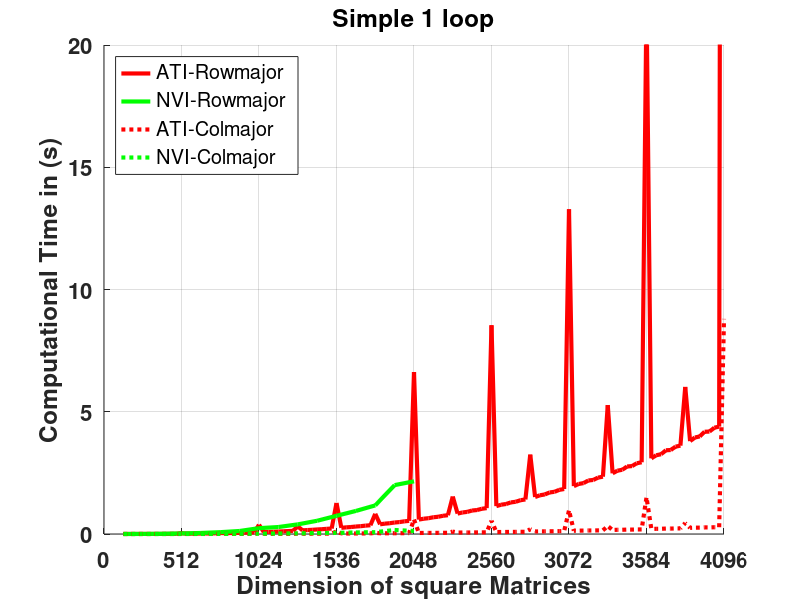
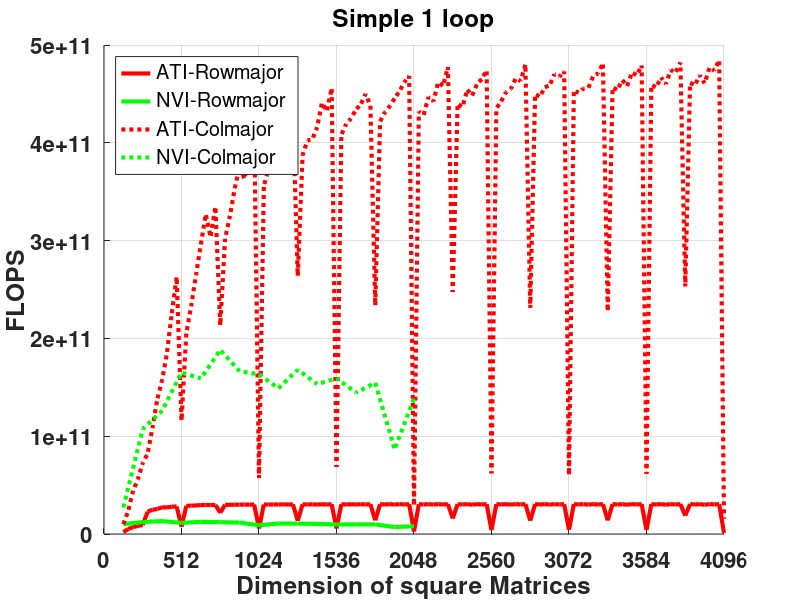
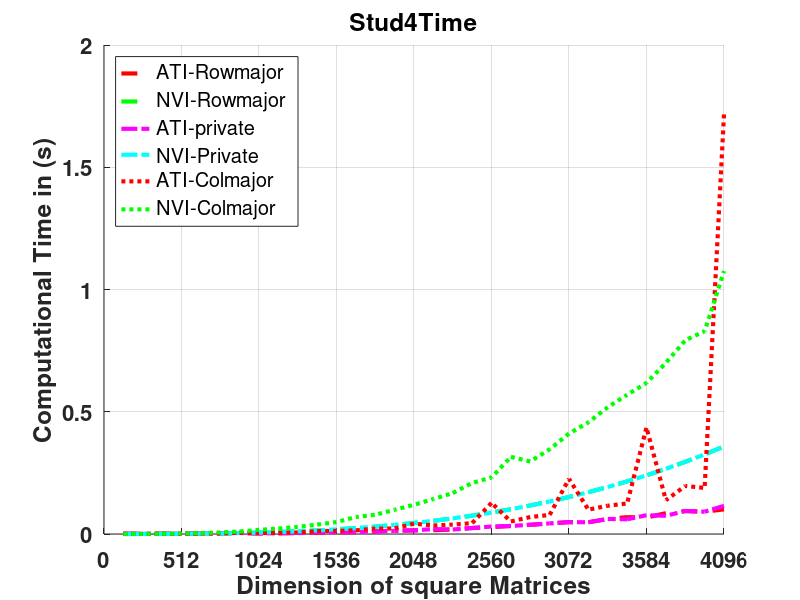
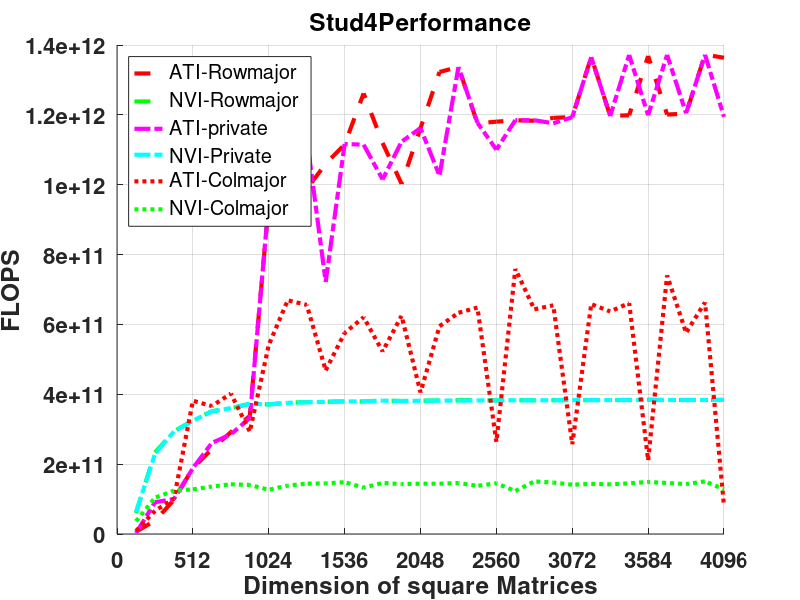

Source code (MATLAB) for these figures, in order:
x = 128:128:4096; %anfangswert, schrittweite, endwert
xsmall = 128 : 128 : 2048;
xalot = 128 : 32 : 4096;


%%%%%% NVIDIA Results	

NVIstud4_RMBlockUnrolled_float_B32x2_n = [2.09715e+06,1.67772e+07,5.66231e+07,1.34218e+08,2.62144e+08,4.52985e+08,7.19323e+08,1.07374e+09,1.52882e+09,2.09715e+09,2.79131e+09,3.62388e+09,4.60744e+09,5.75459e+09,7.07789e+09,8.58993e+09,1.03033e+10,1.22306e+10,1.43844e+10,1.67772e+10,1.94217e+10,2.23305e+10,2.5516e+10,2.8991e+10,3.2768e+10,3.68595e+10,4.12782e+10,4.60367e+10,5.11474e+10,5.66231e+10,6.24763e+10,6.87195e+10];
NVIstud4_RMBlockUnrolled_float_B32x2_o = [4.17792e+06,3.34889e+07,1.13099e+08,2.68173e+08,5.23878e+08,9.0538e+08,1.43784e+09,2.14644e+09,3.05632e+09,4.19267e+09,5.58064e+09,7.2454e+09,9.21212e+09,1.1506e+10,1.41521e+10,1.71757e+10,2.06019e+10,2.44559e+10,2.87628e+10,3.35479e+10,3.88362e+10,4.4653e+10,5.10234e+10,5.79726e+10,6.55258e+10,7.3708e+10,8.25445e+10,9.20605e+10,1.02281e+11,1.13231e+11,1.24937e+11,1.37422e+11];
NVIstud4_RMBlockUnrolled_float_B32x2_t = [6.95e-05,0.0001435,0.0003849,0.0008254,0.0014903,0.0025152,0.0038567,0.0057873,0.0081324,0.0111031,0.0147407,0.0190849,0.0242757,0.0301238,0.0371731,0.0450139,0.0538992,0.0638488,0.0750117,0.0877034,0.101376,0.116652,0.133159,0.15126,0.170874,0.192216,0.214926,0.239404,0.266653,0.2951,0.325535,0.357931];
NVIstud4_RMBlockUnrolled_float_B32x2_p = [6.0114e+10,2.33372e+11,2.93839e+11,3.24901e+11,3.51525e+11,3.59963e+11,3.72817e+11,3.70887e+11,3.7582e+11,3.77612e+11,3.78587e+11,3.7964e+11,3.79479e+11,3.81956e+11,3.80708e+11,3.81564e+11,3.8223e+11,3.83028e+11,3.83444e+11,3.82515e+11,3.8309e+11,3.82788e+11,3.83177e+11,3.83265e+11,3.83473e+11,3.83465e+11,3.8406e+11,3.84541e+11,3.83574e+11,3.83705e+11,3.83789e+11,3.83935e+11];
     
NVIstud4_RMunrolledBsregister_float_B32x2_n = [2.09715e+06,1.67772e+07,5.66231e+07,1.34218e+08,2.62144e+08,4.52985e+08,7.19323e+08,1.07374e+09,1.52882e+09,2.09715e+09,2.79131e+09,3.62388e+09,4.60744e+09,5.75459e+09,7.07789e+09,8.58993e+09,1.03033e+10,1.22306e+10,1.43844e+10,1.67772e+10,1.94217e+10,2.23305e+10,2.5516e+10,2.8991e+10,3.2768e+10,3.68595e+10,4.12782e+10,4.60367e+10,5.11474e+10,5.66231e+10,6.24763e+10,6.87195e+10];
NVIstud4_RMunrolledBsregister_float_B32x2_o = [4.17792e+06,3.34889e+07,1.13099e+08,2.68173e+08,5.23878e+08,9.0538e+08,1.43784e+09,2.14644e+09,3.05632e+09,4.19267e+09,5.58064e+09,7.2454e+09,9.21212e+09,1.1506e+10,1.41521e+10,1.71757e+10,2.06019e+10,2.44559e+10,2.87628e+10,3.35479e+10,3.88362e+10,4.4653e+10,5.10234e+10,5.79726e+10,6.55258e+10,7.3708e+10,8.25445e+10,9.20605e+10,1.02281e+11,1.13231e+11,1.24937e+11,1.37422e+11];
NVIstud4_RMunrolledBsregister_float_B32x2_t = [6.67e-05,0.0001463,0.0003856,0.0008268,0.0014916,0.0025125,0.0038547,0.0057873,0.0081373,0.0111096,0.0147479,0.0190814,0.0242744,0.0301303,0.0371681,0.0450202,0.053927,0.0640156,0.0751958,0.0876999,0.101373,0.11666,0.133166,0.151264,0.170874,0.192212,0.215318,0.239771,0.266663,0.295099,0.32555,0.35793];
NVIstud4_RMunrolledBsregister_float_B32x2_p = [6.26375e+10,2.28906e+11,2.93306e+11,3.24351e+11,3.51219e+11,3.6035e+11,3.7301e+11,3.70887e+11,3.75594e+11,3.77391e+11,3.78402e+11,3.7971e+11,3.79499e+11,3.81873e+11,3.80759e+11,3.8151e+11,3.82033e+11,3.8203e+11,3.82506e+11,3.8253e+11,3.83101e+11,3.82762e+11,3.83157e+11,3.83254e+11,3.83473e+11,3.83473e+11,3.83361e+11,3.83952e+11,3.83559e+11,3.83707e+11,3.83771e+11,3.83936e+11];
     
NVIstud4_CMunrolled_float_B32x2_n = [2.09715e+06,1.67772e+07,5.66231e+07,1.34218e+08,2.62144e+08,4.52985e+08,7.19323e+08,1.07374e+09,1.52882e+09,2.09715e+09,2.79131e+09,3.62388e+09,4.60744e+09,5.75459e+09,7.07789e+09,8.58993e+09,1.03033e+10,1.22306e+10,1.43844e+10,1.67772e+10,1.94217e+10,2.23305e+10,2.5516e+10,2.8991e+10,3.2768e+10,3.68595e+10,4.12782e+10,4.60367e+10,5.11474e+10,5.66231e+10,6.24763e+10,6.87195e+10];
NVIstud4_CMunrolled_float_B32x2_o = [4.17792e+06,3.34889e+07,1.13099e+08,2.68173e+08,5.23878e+08,9.0538e+08,1.43784e+09,2.14644e+09,3.05632e+09,4.19267e+09,5.58064e+09,7.2454e+09,9.21212e+09,1.1506e+10,1.41521e+10,1.71757e+10,2.06019e+10,2.44559e+10,2.87628e+10,3.35479e+10,3.88362e+10,4.4653e+10,5.10234e+10,5.79726e+10,6.55258e+10,7.3708e+10,8.25445e+10,9.20605e+10,1.02281e+11,1.13231e+11,1.24937e+11,1.37422e+11];
NVIstud4_CMunrolled_float_B32x2_t = [0.0001146,0.0003226,0.00091,0.0020999,0.0038534,0.0063598,0.0102432,0.0169456,0.0220581,0.0290799,0.0385324,0.0488352,0.069442,0.0787003,0.0990387,0.119255,0.143084,0.167457,0.208632,0.231182,0.315494,0.296705,0.346329,0.410647,0.456562,0.518592,0.56945,0.617855,0.700008,0.792307,0.829334,1.07556];
NVIstud4_CMunrolled_float_B32x2_p = [3.64565e+10,1.03809e+11,1.24284e+11,1.27708e+11,1.35952e+11,1.4236e+11,1.40371e+11,1.26666e+11,1.38558e+11,1.44177e+11,1.4483e+11,1.48364e+11,1.32659e+11,1.462e+11,1.42895e+11,1.44025e+11,1.43985e+11,1.46043e+11,1.37864e+11,1.45115e+11,1.23097e+11,1.50496e+11,1.47326e+11,1.41174e+11,1.4352e+11,1.42131e+11,1.44955e+11,1.49e+11,1.46114e+11,1.42914e+11,1.50647e+11,1.27768e+11];

NVIDIAstud4_multiRM_float_B16x16_n = [2.09715e+06,1.67772e+07,5.66231e+07,1.34218e+08,2.62144e+08,4.52985e+08,7.19323e+08,1.07374e+09,1.52882e+09,2.09715e+09,2.79131e+09,3.62388e+09,4.60744e+09,5.75459e+09,7.07789e+09,8.58993e+09];
NVIDIAstud4_multiRM_float_B16x16_o = [4.17792e+06,3.34889e+07,1.13099e+08,2.68173e+08,5.23878e+08,9.0538e+08,1.43784e+09,2.14644e+09,3.05632e+09,4.19267e+09,5.58064e+09,7.2454e+09,9.21212e+09,1.1506e+10,1.41521e+10,1.71757e+10];
NVIDIAstud4_multiRM_float_B16x16_t = [0.0004131,0.0027477,0.0085702,0.0236231,0.0421162,0.0749314,0.123383,0.238944,0.284954,0.393614,0.541147,0.744599,0.942911,1.16979,1.99975,2.15434];
NVIDIAstud4_multiRM_float_B16x16_p = [1.01136e+10,1.2188e+10,1.31967e+10,1.13522e+10,1.24389e+10,1.20828e+10,1.16535e+10,8.98299e+09,1.07257e+10,1.06517e+10,1.03126e+10,9.73061e+09,9.76987e+09,9.83588e+09,7.07693e+09,7.97258e+09];
 
NVIDIAstud4_multiCM_float_B16x16_n = [2.09715e+06,1.67772e+07,5.66231e+07,1.34218e+08,2.62144e+08,4.52985e+08,7.19323e+08,1.07374e+09,1.52882e+09,2.09715e+09,2.79131e+09,3.62388e+09,4.60744e+09,5.75459e+09,7.07789e+09,8.58993e+09];
NVIDIAstud4_multiCM_float_B16x16_o = [4.17792e+06,3.34889e+07,1.13099e+08,2.68173e+08,5.23878e+08,9.0538e+08,1.43784e+09,2.14644e+09,3.05632e+09,4.19267e+09,5.58064e+09,7.2454e+09,9.21212e+09,1.1506e+10,1.41521e+10,1.71757e+10];
NVIDIAstud4_multiCM_float_B16x16_t = [0.000154,0.000312,0.0008966,0.0016241,0.0032938,0.0048128,0.0086415,0.013146,0.0205229,0.0249448,0.0364383,0.0454836,0.0637197,0.0744545,0.163352,0.123886];
NVIDIAstud4_multiCM_float_B16x16_p = [2.71294e+10,1.07336e+11,1.26142e+11,1.65121e+11,1.5905e+11,1.88119e+11,1.66388e+11,1.63277e+11,1.48922e+11,1.68078e+11,1.53153e+11,1.59297e+11,1.44573e+11,1.54537e+11,8.66355e+10,1.38641e+11];



%%%%%% ATI Results

ATIstud4_RMBlockUnrolled_float_B32x2_n = [2.09715e+06,1.67772e+07,5.66231e+07,1.34218e+08,2.62144e+08,4.52985e+08,7.19323e+08,1.07374e+09,1.52882e+09,2.09715e+09,2.79131e+09,3.62388e+09,4.60744e+09,5.75459e+09,7.07789e+09,8.58993e+09,1.03033e+10,1.22306e+10,1.43844e+10,1.67772e+10,1.94217e+10,2.23305e+10,2.5516e+10,2.8991e+10,3.2768e+10,3.68595e+10,4.12782e+10,4.60367e+10,5.11474e+10,5.66231e+10,6.24763e+10,6.87195e+10];
ATIstud4_RMBlockUnrolled_float_B32x2_o = [4.17792e+06,3.34889e+07,1.13099e+08,2.68173e+08,5.23878e+08,9.0538e+08,1.43784e+09,2.14644e+09,3.05632e+09,4.19267e+09,5.58064e+09,7.2454e+09,9.21212e+09,1.1506e+10,1.41521e+10,1.71757e+10,2.06019e+10,2.44559e+10,2.87628e+10,3.35479e+10,3.88362e+10,4.4653e+10,5.10234e+10,5.79726e+10,6.55258e+10,7.3708e+10,8.25445e+10,9.20605e+10,1.02281e+11,1.13231e+11,1.24937e+11,1.37422e+11];
ATIstud4_RMBlockUnrolled_float_B32x2_t = [0.0006291,0.0008799,0.0011611,0.0014198,0.0021531,0.0031058,0.0042522,0.0022648,0.0029768,0.004245,0.0052652,0.0064982,0.0073025,0.0102783,0.0141151,0.0147806,0.0155747,0.0182921,0.0244656,0.0284187,0.032787,0.0377438,0.042829,0.0485676,0.0479656,0.0615875,0.0688472,0.0672689,0.0851676,0.0940866,0.0910222,0.100788];
ATIstud4_RMBlockUnrolled_float_B32x2_p = [6.64111e+09,3.80599e+10,9.74066e+10,1.88881e+11,2.43314e+11,2.91513e+11,3.38141e+11,9.47737e+11,1.02671e+12,9.87672e+11,1.05991e+12,1.11499e+12,1.2615e+12,1.11944e+12,1.00262e+12,1.16204e+12,1.32278e+12,1.33696e+12,1.17564e+12,1.18049e+12,1.1845e+12,1.18306e+12,1.19133e+12,1.19365e+12,1.3661e+12,1.1968e+12,1.19895e+12,1.36854e+12,1.20094e+12,1.20348e+12,1.3726e+12,1.36348e+12];
     
ATIstud4_RMunrolledBsregister_float_B32x2_n = [2.09715e+06,1.67772e+07,5.66231e+07,1.34218e+08,2.62144e+08,4.52985e+08,7.19323e+08,1.07374e+09,1.52882e+09,2.09715e+09,2.79131e+09,3.62388e+09,4.60744e+09,5.75459e+09,7.07789e+09,8.58993e+09,1.03033e+10,1.22306e+10,1.43844e+10,1.67772e+10,1.94217e+10,2.23305e+10,2.5516e+10,2.8991e+10,3.2768e+10,3.68595e+10,4.12782e+10,4.60367e+10,5.11474e+10,5.66231e+10,6.24763e+10,6.87195e+10];
ATIstud4_RMunrolledBsregister_float_B32x2_o = [4.17792e+06,3.34889e+07,1.13099e+08,2.68173e+08,5.23878e+08,9.0538e+08,1.43784e+09,2.14644e+09,3.05632e+09,4.19267e+09,5.58064e+09,7.2454e+09,9.21212e+09,1.1506e+10,1.41521e+10,1.71757e+10,2.06019e+10,2.44559e+10,2.87628e+10,3.35479e+10,3.88362e+10,4.4653e+10,5.10234e+10,5.79726e+10,6.55258e+10,7.3708e+10,8.25445e+10,9.20605e+10,1.02281e+11,1.13231e+11,1.24937e+11,1.37422e+11];
ATIstud4_RMunrolledBsregister_float_B32x2_t = [0.0017535,0.0003683,0.0011295,0.0014218,0.0020095,0.0031739,0.0043267,0.0022529,0.0033452,0.0036912,0.0077332,0.006488,0.0082655,0.0113337,0.0126005,0.0147782,0.0200824,0.0182928,0.0244297,0.0304903,0.032779,0.0376949,0.0433923,0.0485826,0.0479997,0.0615916,0.0601862,0.0767924,0.0745705,0.0939939,0.0910692,0.115065];
ATIstud4_RMunrolledBsregister_float_B32x2_p = [2.38262e+09,9.09283e+10,1.00132e+11,1.88615e+11,2.60701e+11,2.85258e+11,3.32319e+11,9.52743e+11,9.13644e+11,1.13585e+12,7.21646e+11,1.11674e+12,1.11453e+12,1.0152e+12,1.12314e+12,1.16223e+12,1.02587e+12,1.33691e+12,1.17737e+12,1.10028e+12,1.18479e+12,1.18459e+12,1.17586e+12,1.19328e+12,1.36513e+12,1.19672e+12,1.37149e+12,1.19882e+12,1.3716e+12,1.20467e+12,1.37189e+12,1.1943e+12];
     
ATIstud4_CMunrolled_float_B32x2_n = [2.09715e+06,1.67772e+07,5.66231e+07,1.34218e+08,2.62144e+08,4.52985e+08,7.19323e+08,1.07374e+09,1.52882e+09,2.09715e+09,2.79131e+09,3.62388e+09,4.60744e+09,5.75459e+09,7.07789e+09,8.58993e+09,1.03033e+10,1.22306e+10,1.43844e+10,1.67772e+10,1.94217e+10,2.23305e+10,2.5516e+10,2.8991e+10,3.2768e+10,3.68595e+10,4.12782e+10,4.60367e+10,5.11474e+10,5.66231e+10,6.24763e+10,6.87195e+10];
ATIstud4_CMunrolled_float_B32x2_o = [4.17792e+06,3.34889e+07,1.13099e+08,2.68173e+08,5.23878e+08,9.0538e+08,1.43784e+09,2.14644e+09,3.05632e+09,4.19267e+09,5.58064e+09,7.2454e+09,9.21212e+09,1.1506e+10,1.41521e+10,1.71757e+10,2.06019e+10,2.44559e+10,2.87628e+10,3.35479e+10,3.88362e+10,4.4653e+10,5.10234e+10,5.79726e+10,6.55258e+10,7.3708e+10,8.25445e+10,9.20605e+10,1.02281e+11,1.13231e+11,1.24937e+11,1.37422e+11];
ATIstud4_CMunrolled_float_B32x2_t = [0.0004855,0.0005046,0.0011231,0.0007028,0.0014304,0.002253,0.0049032,0.0039641,0.0045684,0.0063908,0.0119107,0.0125877,0.0148399,0.0220239,0.0226557,0.0423899,0.034635,0.0386168,0.0443682,0.127235,0.0511765,0.0694225,0.0779358,0.225601,0.0995709,0.1157,0.124842,0.435475,0.138134,0.196561,0.188422,1.71611];
ATIstud4_CMunrolled_float_B32x2_p = [8.6054e+09,6.63672e+10,1.00702e+11,3.81578e+11,3.66246e+11,4.01855e+11,2.93246e+11,5.41468e+11,6.69013e+11,6.56047e+11,4.6854e+11,5.75593e+11,6.20767e+11,5.22431e+11,6.24659e+11,4.05183e+11,5.94828e+11,6.33296e+11,6.48275e+11,2.63669e+11,7.58868e+11,6.43207e+11,6.54685e+11,2.56969e+11,6.58081e+11,6.37063e+11,6.61192e+11,2.11403e+11,7.40446e+11,5.76064e+11,6.63069e+11,8.00775e+10];

%ATIstud4_multiRM_float_B16x16_n = [2.09715e+06,1.67772e+07,5.66231e+07,1.34218e+08,2.62144e+08,4.52985e+08,7.19323e+08,1.07374e+09,1.52882e+09,2.09715e+09,2.79131e+09,3.62388e+09,4.60744e+09,5.75459e+09,7.07789e+09,8.58993e+09,1.03033e+10,1.22306e+10,1.43844e+10,1.67772e+10,1.94217e+10,2.23305e+10,2.5516e+10,2.8991e+10,3.2768e+10,3.68595e+10,4.12782e+10,4.60367e+10,5.11474e+10,5.66231e+10,6.24763e+10,6.87195e+10];
%ATIstud4_multiRM_float_B16x16_o = [4.17792e+06,3.34889e+07,1.13099e+08,2.68173e+08,5.23878e+08,9.0538e+08,1.43784e+09,2.14644e+09,3.05632e+09,4.19267e+09,5.58064e+09,7.2454e+09,9.21212e+09,1.1506e+10,1.41521e+10,1.71757e+10,2.06019e+10,2.44559e+10,2.87628e+10,3.35479e+10,3.88362e+10,4.4653e+10,5.10234e+10,5.79726e+10,6.55258e+10,7.3708e+10,8.25445e+10,9.20605e+10,1.02281e+11,1.13231e+11,1.24937e+11,1.37422e+11];
%ATIstud4_multiRM_float_B16x16_t = [0.0017828,0.0036249,0.0041293,0.038006,0.0176896,0.0421743,0.047977,0.340289,0.101543,0.290271,0.185754,1.25309,0.305979,0.899872,0.470435,6.14323,0.684949,1.53323,0.960207,8.59851,1.29282,3.18854,1.69987,12.4195,2.18918,5.31258,2.76396,22.2391,3.42403,6.6554,4.18856,121.858];
%ATIstud4_multiRM_float_B16x16_p = [2.34346e+09,9.23857e+09,2.73893e+10,7.05608e+09,2.96151e+10,2.14676e+10,2.99694e+10,6.30768e+09,3.00987e+10,1.4444e+10,3.00432e+10,5.78202e+09,3.0107e+10,1.27862e+10,3.0083e+10,2.79587e+09,3.0078e+10,1.59505e+10,2.99548e+10,3.90159e+09,3.004e+10,1.40042e+10,3.00162e+10,4.66786e+09,2.99317e+10,1.38743e+10,2.98646e+10,4.13958e+09,2.98716e+10,1.70135e+10,2.98281e+10,1.12772e+09];
 
%ATIstud4_multiCM_float_B16x16_n = [2.09715e+06,1.67772e+07,5.66231e+07,1.34218e+08,2.62144e+08,4.52985e+08,7.19323e+08,1.07374e+09,1.52882e+09,2.09715e+09,2.79131e+09,3.62388e+09,4.60744e+09,5.75459e+09,7.07789e+09,8.58993e+09,1.03033e+10,1.22306e+10,1.43844e+10,1.67772e+10,1.94217e+10,2.23305e+10,2.5516e+10,2.8991e+10,3.2768e+10,3.68595e+10,4.12782e+10,4.60367e+10,5.11474e+10,5.66231e+10,6.24763e+10,6.87195e+10];
%ATIstud4_multiCM_float_B16x16_o = [4.17792e+06,3.34889e+07,1.13099e+08,2.68173e+08,5.23878e+08,9.0538e+08,1.43784e+09,2.14644e+09,3.05632e+09,4.19267e+09,5.58064e+09,7.2454e+09,9.21212e+09,1.1506e+10,1.41521e+10,1.71757e+10,2.06019e+10,2.44559e+10,2.87628e+10,3.35479e+10,3.88362e+10,4.4653e+10,5.10234e+10,5.79726e+10,6.55258e+10,7.3708e+10,8.25445e+10,9.20605e+10,1.02281e+11,1.13231e+11,1.24937e+11,1.37422e+11];
%ATIstud4_multiCM_float_B16x16_t = [0.0004416,0.0004912,0.0006933,0.0024349,0.001777,0.0042809,0.0038232,0.0389795,0.0079226,0.019307,0.0134352,0.122138,0.0212515,0.0589684,0.0318083,0.589623,0.0466273,0.122434,0.0642182,0.538254,0.0853938,0.243335,0.111289,1.00001,0.143845,0.320208,0.179945,1.50135,0.221761,0.441589,0.271479,9.0142];
%ATIstud4_multiCM_float_B16x16_p = [9.46087e+09,6.81777e+10,1.63131e+11,1.10137e+11,2.94811e+11,2.11493e+11,3.76084e+11,5.50657e+10,3.85772e+11,2.17158e+11,4.15374e+11,5.93214e+10,4.33481e+11,1.95121e+11,4.44918e+11,2.91299e+10,4.41842e+11,1.99747e+11,4.47892e+11,6.23272e+10,4.5479e+11,1.83505e+11,4.58477e+11,5.7972e+10,4.55529e+11,2.30188e+11,4.58721e+11,6.13183e+10,4.61222e+11,2.56418e+11,4.60207e+11,1.52451e+10];

ATIstud4_multiRM_float_B16x16_n = [2.09715e+06,4.096e+06,7.07789e+06,1.12394e+07,1.67772e+07,2.38879e+07,3.2768e+07,4.36142e+07,5.66231e+07,7.19913e+07,8.99154e+07,1.10592e+08,1.34218e+08,1.60989e+08,1.91103e+08,2.24756e+08,2.62144e+08,3.03464e+08,3.48914e+08,3.98688e+08,4.52985e+08,5.12e+08,5.7593e+08,6.44973e+08,7.19323e+08,7.99179e+08,8.84736e+08,9.76191e+08,1.07374e+09,1.17758e+09,1.28791e+09,1.40493e+09,1.52882e+09,1.6598e+09,1.79805e+09,1.94376e+09,2.09715e+09,2.2584e+09,2.42772e+09,2.60529e+09,2.79131e+09,2.98598e+09,3.18951e+09,3.40207e+09,3.62388e+09,3.85512e+09,4.096e+09,4.34671e+09,4.60744e+09,4.8784e+09,5.15978e+09,5.45178e+09,5.75459e+09,6.0684e+09,6.39343e+09,6.72986e+09,7.07789e+09,7.43771e+09,7.80953e+09,8.19354e+09,8.58993e+09,8.99891e+09,9.42067e+09,9.8554e+09,1.03033e+10,1.07646e+10,1.12394e+10,1.1728e+10,1.22306e+10,1.27473e+10,1.32784e+10,1.3824e+10,1.43844e+10,1.49597e+10,1.55501e+10,1.61559e+10,1.67772e+10,1.74143e+10,1.80672e+10,1.87363e+10,1.94217e+10,2.01236e+10,2.08423e+10,2.15778e+10,2.23305e+10,2.31004e+10,2.38879e+10,2.4693e+10,2.5516e+10,2.63572e+10,2.72166e+10,2.80945e+10,2.8991e+10,2.99065e+10,3.0841e+10,3.17948e+10,3.2768e+10,3.37609e+10,3.47737e+10,3.58065e+10,3.68595e+10,3.79331e+10,3.90272e+10,4.01422e+10,4.12782e+10,4.24355e+10,4.36142e+10,4.48145e+10,4.60367e+10,4.72808e+10,4.85472e+10,4.9836e+10,5.11474e+10,5.24817e+10,5.38389e+10,5.52193e+10,5.66231e+10,5.80505e+10,5.95017e+10,6.09769e+10,6.24763e+10,6.4e+10,6.55483e+10,6.71214e+10,6.87195e+10];
ATIstud4_multiRM_float_B16x16_o = [4.17792e+06,8.1664e+06,1.41189e+07,2.24287e+07,3.34889e+07,4.76928e+07,6.54336e+07,8.71045e+07,1.13099e+08,1.4381e+08,1.7963e+08,2.20954e+08,2.68173e+08,3.21682e+08,3.81874e+08,4.49142e+08,5.23878e+08,6.06477e+08,6.97332e+08,7.96835e+08,9.0538e+08,1.02336e+09,1.15117e+09,1.2892e+09,1.43784e+09,1.5975e+09,1.76855e+09,1.9514e+09,2.14644e+09,2.35405e+09,2.57464e+09,2.8086e+09,3.05632e+09,3.31819e+09,3.59461e+09,3.88597e+09,4.19267e+09,4.51509e+09,4.85362e+09,5.20868e+09,5.58064e+09,5.96989e+09,6.37685e+09,6.80188e+09,7.2454e+09,7.70779e+09,8.18944e+09,8.69075e+09,9.21212e+09,9.75393e+09,1.03166e+10,1.09005e+10,1.1506e+10,1.21335e+10,1.27834e+10,1.34562e+10,1.41521e+10,1.48716e+10,1.56151e+10,1.6383e+10,1.71757e+10,1.79935e+10,1.88369e+10,1.97062e+10,2.06019e+10,2.15243e+10,2.24738e+10,2.34509e+10,2.44559e+10,2.54892e+10,2.65512e+10,2.76422e+10,2.87628e+10,2.99133e+10,3.1094e+10,3.23054e+10,3.35479e+10,3.48218e+10,3.61276e+10,3.74656e+10,3.88362e+10,4.02399e+10,4.1677e+10,4.31479e+10,4.4653e+10,4.61927e+10,4.77674e+10,4.93775e+10,5.10234e+10,5.27055e+10,5.44241e+10,5.61797e+10,5.79726e+10,5.98033e+10,6.16721e+10,6.35795e+10,6.55258e+10,6.75114e+10,6.95367e+10,7.16021e+10,7.3708e+10,7.58548e+10,7.80429e+10,8.02727e+10,8.25445e+10,8.48589e+10,8.7216e+10,8.96164e+10,9.20605e+10,9.45486e+10,9.70812e+10,9.96585e+10,1.02281e+11,1.04949e+11,1.07663e+11,1.10424e+11,1.13231e+11,1.16086e+11,1.18988e+11,1.21938e+11,1.24937e+11,1.27984e+11,1.3108e+11,1.34226e+11,1.37422e+11];
ATIstud4_multiRM_float_B16x16_t = [0.0022653,0.001586,0.0020006,0.0027142,0.0036235,0.0021008,0.0026326,0.0034193,0.0041286,0.0053136,0.0064235,0.0078636,0.0360428,0.0111861,0.0131585,0.0153971,0.0176832,0.0205019,0.023611,0.0268259,0.0416803,0.0342614,0.0386272,0.0429746,0.0479669,0.0530928,0.0590244,0.0646748,0.376019,0.0778655,0.0857322,0.0927446,0.10155,0.109445,0.119519,0.128047,0.308777,0.148634,0.1612,0.171327,0.185822,0.196241,0.211594,0.223479,1.26693,0.253137,0.271708,0.285313,0.306024,0.320059,0.342387,0.357651,0.824121,0.397952,0.423967,0.441275,0.470487,0.487601,0.517748,0.537093,6.62377,0.589731,0.62479,0.646413,0.684504,0.705307,0.745423,0.768358,1.53175,0.835109,0.880411,0.905543,0.960411,0.979857,1.03101,1.05852,8.53704,1.14048,1.19826,1.22706,1.29225,1.31781,1.38244,1.41295,3.24751,1.51256,1.58403,1.61693,1.69935,1.72577,1.80538,1.83969,13.2817,1.958,2.04627,2.08144,2.18902,2.21072,2.30697,2.34405,5.27268,2.48308,2.58926,2.62748,2.76147,2.77744,2.89375,2.93334,21.9399,3.09461,3.22052,3.26152,3.42434,3.43462,3.57271,3.61372,6.01569,3.79891,3.94706,3.99013,4.18231,4.18819,4.34865,4.39197,121.479];
ATIstud4_multiRM_float_B16x16_p = [1.84431e+09,5.14905e+09,7.05734e+09,8.26346e+09,9.24214e+09,2.27022e+10,2.48551e+10,2.54744e+10,2.7394e+10,2.70644e+10,2.79645e+10,2.80983e+10,7.44041e+09,2.87573e+10,2.90211e+10,2.91705e+10,2.96258e+10,2.95815e+10,2.95342e+10,2.97039e+10,2.1722e+10,2.98692e+10,2.9802e+10,2.99991e+10,2.99757e+10,3.00888e+10,2.9963e+10,3.01725e+10,5.70831e+09,3.02323e+10,3.00312e+10,3.02832e+10,3.00967e+10,3.03183e+10,3.00756e+10,3.0348e+10,1.35783e+10,3.03773e+10,3.01094e+10,3.0402e+10,3.00322e+10,3.04213e+10,3.01371e+10,3.04364e+10,5.71884e+09,3.04491e+10,3.01406e+10,3.04604e+10,3.01026e+10,3.04754e+10,3.01313e+10,3.04779e+10,1.39615e+10,3.04898e+10,3.01519e+10,3.04938e+10,3.00797e+10,3.04996e+10,3.01597e+10,3.05031e+10,2.59303e+09,3.05114e+10,3.01491e+10,3.04855e+10,3.00975e+10,3.05176e+10,3.01491e+10,3.05208e+10,1.5966e+10,3.0522e+10,3.01577e+10,3.05256e+10,2.99484e+10,3.05282e+10,3.01588e+10,3.05193e+10,3.92968e+09,3.05325e+10,3.015e+10,3.05327e+10,3.00531e+10,3.05353e+10,3.01475e+10,3.05375e+10,1.37499e+10,3.05395e+10,3.01556e+10,3.05379e+10,3.00253e+10,3.05403e+10,3.01454e+10,3.05376e+10,4.36486e+09,3.05431e+10,3.01388e+10,3.05459e+10,2.99339e+10,3.05382e+10,3.0142e+10,3.05463e+10,1.39792e+10,3.05486e+10,3.01411e+10,3.05512e+10,2.98915e+10,3.0553e+10,3.01394e+10,3.0551e+10,4.19602e+09,3.05526e+10,3.01445e+10,3.05559e+10,2.98688e+10,3.05563e+10,3.0135e+10,3.05569e+10,1.88227e+10,3.05577e+10,3.0146e+10,3.056e+10,2.98727e+10,3.05583e+10,3.01428e+10,3.05618e+10,1.13124e+09];
 
ATIstud4_multiCM_float_B16x16_n = [2.09715e+06,4.096e+06,7.07789e+06,1.12394e+07,1.67772e+07,2.38879e+07,3.2768e+07,4.36142e+07,5.66231e+07,7.19913e+07,8.99154e+07,1.10592e+08,1.34218e+08,1.60989e+08,1.91103e+08,2.24756e+08,2.62144e+08,3.03464e+08,3.48914e+08,3.98688e+08,4.52985e+08,5.12e+08,5.7593e+08,6.44973e+08,7.19323e+08,7.99179e+08,8.84736e+08,9.76191e+08,1.07374e+09,1.17758e+09,1.28791e+09,1.40493e+09,1.52882e+09,1.6598e+09,1.79805e+09,1.94376e+09,2.09715e+09,2.2584e+09,2.42772e+09,2.60529e+09,2.79131e+09,2.98598e+09,3.18951e+09,3.40207e+09,3.62388e+09,3.85512e+09,4.096e+09,4.34671e+09,4.60744e+09,4.8784e+09,5.15978e+09,5.45178e+09,5.75459e+09,6.0684e+09,6.39343e+09,6.72986e+09,7.07789e+09,7.43771e+09,7.80953e+09,8.19354e+09,8.58993e+09,8.99891e+09,9.42067e+09,9.8554e+09,1.03033e+10,1.07646e+10,1.12394e+10,1.1728e+10,1.22306e+10,1.27473e+10,1.32784e+10,1.3824e+10,1.43844e+10,1.49597e+10,1.55501e+10,1.61559e+10,1.67772e+10,1.74143e+10,1.80672e+10,1.87363e+10,1.94217e+10,2.01236e+10,2.08423e+10,2.15778e+10,2.23305e+10,2.31004e+10,2.38879e+10,2.4693e+10,2.5516e+10,2.63572e+10,2.72166e+10,2.80945e+10,2.8991e+10,2.99065e+10,3.0841e+10,3.17948e+10,3.2768e+10,3.37609e+10,3.47737e+10,3.58065e+10,3.68595e+10,3.79331e+10,3.90272e+10,4.01422e+10,4.12782e+10,4.24355e+10,4.36142e+10,4.48145e+10,4.60367e+10,4.72808e+10,4.85472e+10,4.9836e+10,5.11474e+10,5.24817e+10,5.38389e+10,5.52193e+10,5.66231e+10,5.80505e+10,5.95017e+10,6.09769e+10,6.24763e+10,6.4e+10,6.55483e+10,6.71214e+10,6.87195e+10];
ATIstud4_multiCM_float_B16x16_o = [4.17792e+06,8.1664e+06,1.41189e+07,2.24287e+07,3.34889e+07,4.76928e+07,6.54336e+07,8.71045e+07,1.13099e+08,1.4381e+08,1.7963e+08,2.20954e+08,2.68173e+08,3.21682e+08,3.81874e+08,4.49142e+08,5.23878e+08,6.06477e+08,6.97332e+08,7.96835e+08,9.0538e+08,1.02336e+09,1.15117e+09,1.2892e+09,1.43784e+09,1.5975e+09,1.76855e+09,1.9514e+09,2.14644e+09,2.35405e+09,2.57464e+09,2.8086e+09,3.05632e+09,3.31819e+09,3.59461e+09,3.88597e+09,4.19267e+09,4.51509e+09,4.85362e+09,5.20868e+09,5.58064e+09,5.96989e+09,6.37685e+09,6.80188e+09,7.2454e+09,7.70779e+09,8.18944e+09,8.69075e+09,9.21212e+09,9.75393e+09,1.03166e+10,1.09005e+10,1.1506e+10,1.21335e+10,1.27834e+10,1.34562e+10,1.41521e+10,1.48716e+10,1.56151e+10,1.6383e+10,1.71757e+10,1.79935e+10,1.88369e+10,1.97062e+10,2.06019e+10,2.15243e+10,2.24738e+10,2.34509e+10,2.44559e+10,2.54892e+10,2.65512e+10,2.76422e+10,2.87628e+10,2.99133e+10,3.1094e+10,3.23054e+10,3.35479e+10,3.48218e+10,3.61276e+10,3.74656e+10,3.88362e+10,4.02399e+10,4.1677e+10,4.31479e+10,4.4653e+10,4.61927e+10,4.77674e+10,4.93775e+10,5.10234e+10,5.27055e+10,5.44241e+10,5.61797e+10,5.79726e+10,5.98033e+10,6.16721e+10,6.35795e+10,6.55258e+10,6.75114e+10,6.95367e+10,7.16021e+10,7.3708e+10,7.58548e+10,7.80429e+10,8.02727e+10,8.25445e+10,8.48589e+10,8.7216e+10,8.96164e+10,9.20605e+10,9.45486e+10,9.70812e+10,9.96585e+10,1.02281e+11,1.04949e+11,1.07663e+11,1.10424e+11,1.13231e+11,1.16086e+11,1.18988e+11,1.21938e+11,1.24937e+11,1.27984e+11,1.3108e+11,1.34226e+11,1.37422e+11];
ATIstud4_multiCM_float_B16x16_t = [0.0004251,0.0003434,0.0003194,0.0004007,0.000461,0.0005812,0.0006034,0.0006326,0.0007186,0.0007769,0.0007954,0.000841,0.0023094,0.0015656,0.0016381,0.0016957,0.0017695,0.0018543,0.0022943,0.0023837,0.0042369,0.0033899,0.0035388,0.0036477,0.0038226,0.0043998,0.0045515,0.0046495,0.0374434,0.0066151,0.0068866,0.0070316,0.0079083,0.0080198,0.0083129,0.0090756,0.0158784,0.0116529,0.0120603,0.0129138,0.0134169,0.013537,0.0147538,0.0149187,0.105778,0.0188902,0.0195284,0.020454,0.0212323,0.0222142,0.0229262,0.024892,0.0491687,0.0287581,0.0296391,0.0307548,0.0317716,0.0328577,0.0338028,0.0349791,0.591352,0.0416541,0.0439547,0.0440914,0.0465782,0.0465826,0.0490329,0.0491214,0.0988158,0.0579649,0.0608179,0.0608402,0.0641589,0.0650418,0.0668207,0.0681467,0.540732,0.0800113,0.0816697,0.0829139,0.0853336,0.0864083,0.0899875,0.0899181,0.193097,0.102696,0.106825,0.108082,0.111269,0.112081,0.116429,0.118747,0.962399,0.131816,0.136724,0.139524,0.143614,0.144178,0.147646,0.148833,0.323434,0.166126,0.171883,0.172959,0.180223,0.179856,0.185934,0.187022,1.49597,0.205873,0.212581,0.213482,0.222321,0.221187,0.228277,0.229039,0.447374,0.251592,0.259307,0.259954,0.271111,0.268461,0.276592,0.277153,8.79842];
ATIstud4_multiCM_float_B16x16_p = [9.82809e+09,2.3781e+10,4.42045e+10,5.59737e+10,7.2644e+10,8.20592e+10,1.08441e+11,1.37693e+11,1.57388e+11,1.85107e+11,2.25836e+11,2.62727e+11,1.16123e+11,2.05469e+11,2.3312e+11,2.64871e+11,2.9606e+11,3.27065e+11,3.03941e+11,3.34285e+11,2.13689e+11,3.01885e+11,3.25299e+11,3.53428e+11,3.76143e+11,3.63084e+11,3.88564e+11,4.19701e+11,5.73248e+10,3.5586e+11,3.73863e+11,3.99426e+11,3.8647e+11,4.1375e+11,4.32414e+11,4.28178e+11,2.64048e+11,3.87465e+11,4.02446e+11,4.03342e+11,4.15941e+11,4.41006e+11,4.32217e+11,4.5593e+11,6.84962e+10,4.08031e+11,4.19361e+11,4.24893e+11,4.33873e+11,4.39085e+11,4.49991e+11,4.3791e+11,2.3401e+11,4.21915e+11,4.31302e+11,4.3753e+11,4.45432e+11,4.52607e+11,4.61948e+11,4.68366e+11,2.90448e+10,4.31974e+11,4.28552e+11,4.4694e+11,4.42307e+11,4.62067e+11,4.58342e+11,4.77407e+11,2.47489e+11,4.39734e+11,4.36568e+11,4.54342e+11,4.48306e+11,4.59908e+11,4.65335e+11,4.74057e+11,6.20416e+10,4.35211e+11,4.42362e+11,4.51861e+11,4.55111e+11,4.65695e+11,4.63142e+11,4.79858e+11,2.31247e+11,4.49801e+11,4.47154e+11,4.56854e+11,4.58557e+11,4.70244e+11,4.67445e+11,4.73105e+11,6.02376e+10,4.53689e+11,4.5107e+11,4.55688e+11,4.56263e+11,4.68251e+11,4.70969e+11,4.81091e+11,2.27892e+11,4.5661e+11,4.54046e+11,4.64114e+11,4.58013e+11,4.71814e+11,4.6907e+11,4.79175e+11,6.15391e+10,4.59257e+11,4.56678e+11,4.66823e+11,4.60061e+11,4.74483e+11,4.71635e+11,4.8212e+11,2.53102e+11,4.61406e+11,4.5887e+11,4.69077e+11,4.60832e+11,4.76733e+11,4.73912e+11,4.84303e+11,1.5619e+10];

length(xalot)
length(xsmall)
length(ATIstud4_multiRM_float_B16x16_n)


figure % create new figure
hold on
plot(xalot,ATIstud4_multiRM_float_B16x16_t,'-r','LineWidth',3)
plot(xsmall,NVIDIAstud4_multiRM_float_B16x16_t,'-g','LineWidth',3)
plot(xalot,ATIstud4_multiCM_float_B16x16_t,'r:','LineWidth',3)
plot(xsmall,NVIDIAstud4_multiCM_float_B16x16_t,'g:','LineWidth',3)
l1=legend('ATI-Rowmajor ','NVI-Rowmajor ','ATI-Colmajor ','NVI-Colmajor '); 
set(l1,'Location','NorthWest')
title('Simple 1 loop','FontSize',16) % title
ylabel('Computational Time in (s)','FontSize',18) % label for y axis
xlabel('Dimension of square Matrices','FontSize',18) % label for x axis
set(gca,'FontSize',16,'FontWeight','bold')
Ticks = 0:512:4096;
set(gca, 'XTickMode', 'manual', 'XTick', Ticks, 'xlim', [0,4096]);
grid on
axis([0 4096 0 20])
hold off

figure % create new figure
hold on
plot(xalot,ATIstud4_multiRM_float_B16x16_p,'-r','LineWidth',3)
plot(xsmall,NVIDIAstud4_multiRM_float_B16x16_p,'-g','LineWidth',3)
plot(xalot,ATIstud4_multiCM_float_B16x16_p,'r:','LineWidth',3)
plot(xsmall,NVIDIAstud4_multiCM_float_B16x16_p,'g:','LineWidth',3)
l2=legend('ATI-Rowmajor ','NVI-Rowmajor ','ATI-Colmajor ','NVI-Colmajor ');
set(l2,'Location','NorthWest')
title('Simple 1 loop','FontSize',16) % title
ylabel('FLOPS','FontSize',18) % label for y axis
xlabel('Dimension of square Matrices','FontSize',18) % label for x axis
set(gca,'FontSize',16,'FontWeight','bold')
Ticks = 0:512:4096;
set(gca, 'XTickMode', 'manual', 'XTick', Ticks, 'xlim', [0,4096]);
grid on
hold off

figure % create new figure
hold on
plot(x,ATIstud4_RMBlockUnrolled_float_B32x2_t,'--r','LineWidth',3)
plot(x,NVIstud4_RMBlockUnrolled_float_B32x2_t,'--g','LineWidth',3) 
plot(x,ATIstud4_RMunrolledBsregister_float_B32x2_t,'m-.','LineWidth',3)
plot(x,NVIstud4_RMunrolledBsregister_float_B32x2_t,'c-.','LineWidth',3) 
plot(x,ATIstud4_CMunrolled_float_B32x2_t,':r','LineWidth',3)
plot(x,NVIstud4_CMunrolled_float_B32x2_t,':g','LineWidth',3) 
l3=legend('ATI-Rowmajor ','NVI-Rowmajor ','ATI-private','NVI-Private','ATI-Colmajor ','NVI-Colmajor '); 
set(l3,'Location','NorthWest')
title('Stud4Time','FontSize',16) % title
ylabel('Computational Time in (s)','FontSize',18) % label for y axis
xlabel('Dimension of square Matrices','FontSize',18) % label for x axis
set(gca,'FontSize',16,'FontWeight','bold')
Ticks = 0:512:4096;
set(gca, 'XTickMode', 'manual', 'XTick', Ticks, 'xlim', [0,4096]);
grid on
hold off

figure % create new figure 
hold on
plot(x,ATIstud4_RMBlockUnrolled_float_B32x2_p,'--r','LineWidth',3)
plot(x,NVIstud4_RMBlockUnrolled_float_B32x2_p,'--g','LineWidth',3) 
plot(x,ATIstud4_RMunrolledBsregister_float_B32x2_p,'m-.','LineWidth',3)
plot(x,NVIstud4_RMunrolledBsregister_float_B32x2_p,'c-.','LineWidth',3) 
plot(x,ATIstud4_CMunrolled_float_B32x2_p,':r','LineWidth',3)
plot(x,NVIstud4_CMunrolled_float_B32x2_p,':g','LineWidth',3) 
l4=legend('ATI-Rowmajor ','NVI-Rowmajor ','ATI-private','NVI-Private','ATI-Colmajor ','NVI-Colmajor '); 
set(l4,'Location','NorthWest')
title('Stud4Performance','FontSize',16) % title
ylabel('FLOPS','FontSize',18) % label for y axis
xlabel('Dimension of square Matrices','FontSize',18) % label for x axis
set(gca,'FontSize',16,'FontWeight','bold')
Ticks = 0:512:4096;
set(gca, 'XTickMode', 'manual', 'XTick', Ticks, 'xlim', [0,4096]);
grid on
hold off
